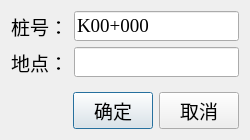
<?xml version="1.0" encoding="UTF-8"?>
<ui version="4.0">
 <class>AddPlaceDialog</class>
 <widget class="QDialog" name="AddPlaceDialog">
  <property name="geometry">
   <rect>
    <x>0</x>
    <y>0</y>
    <width>250</width>
    <height>125</height>
   </rect>
  </property>
  <property name="font">
   <font>
    <family>Times New Roman</family>
    <pointsize>14</pointsize>
   </font>
  </property>
  <property name="windowTitle">
   <string>新增监测点</string>
  </property>
  <property name="windowIcon">
   <iconset resource="../icons.qrc">
    <normaloff>:/icons/plus_round.png</normaloff>:/icons/plus_round.png</iconset>
  </property>
  <layout class="QGridLayout" name="gridLayout">
   <item row="0" column="0">
    <widget class="QLabel" name="label">
     <property name="font">
      <font>
       <family>宋体</family>
       <pointsize>14</pointsize>
      </font>
     </property>
     <property name="text">
      <string>桩号：</string>
     </property>
     <property name="alignment">
      <set>Qt::AlignRight|Qt::AlignTrailing|Qt::AlignVCenter</set>
     </property>
    </widget>
   </item>
   <item row="0" column="1">
    <widget class="QLineEdit" name="lineEdit_placeId">
     <property name="inputMask">
      <string>K99+999;0</string>
     </property>
    </widget>
   </item>
   <item row="1" column="0">
    <widget class="QLabel" name="label_2">
     <property name="text">
      <string>地点：</string>
     </property>
     <property name="alignment">
      <set>Qt::AlignRight|Qt::AlignTrailing|Qt::AlignVCenter</set>
     </property>
    </widget>
   </item>
   <item row="1" column="1">
    <widget class="QLineEdit" name="lineEdit_placeName"/>
   </item>
   <item row="2" column="0" colspan="2">
    <widget class="Line" name="line">
     <property name="lineWidth">
      <number>0</number>
     </property>
     <property name="orientation">
      <enum>Qt::Horizontal</enum>
     </property>
    </widget>
   </item>
   <item row="3" column="0" colspan="2">
    <widget class="QFrame" name="frame">
     <property name="sizePolicy">
      <sizepolicy hsizetype="Preferred" vsizetype="Fixed">
       <horstretch>0</horstretch>
       <verstretch>0</verstretch>
      </sizepolicy>
     </property>
     <property name="lineWidth">
      <number>0</number>
     </property>
     <layout class="QHBoxLayout" name="horizontalLayout_3">
      <property name="leftMargin">
       <number>0</number>
      </property>
      <property name="topMargin">
       <number>0</number>
      </property>
      <property name="rightMargin">
       <number>0</number>
      </property>
      <property name="bottomMargin">
       <number>0</number>
      </property>
      <item>
       <spacer name="horizontalSpacer">
        <property name="orientation">
         <enum>Qt::Horizontal</enum>
        </property>
        <property name="sizeHint" stdset="0">
         <size>
          <width>40</width>
          <height>20</height>
         </size>
        </property>
       </spacer>
      </item>
      <item>
       <widget class="QPushButton" name="pushButton_ok">
        <property name="text">
         <string>确定</string>
        </property>
        <property name="icon">
         <iconset resource="../icons.qrc">
          <normaloff>:/icons/ok_round.png</normaloff>:/icons/ok_round.png</iconset>
        </property>
        <property name="iconSize">
         <size>
          <width>20</width>
          <height>20</height>
         </size>
        </property>
       </widget>
      </item>
      <item>
       <widget class="QPushButton" name="pushButton_cancel">
        <property name="text">
         <string>取消</string>
        </property>
        <property name="icon">
         <iconset resource="../icons.qrc">
          <normaloff>:/icons/cancel_round.png</normaloff>:/icons/cancel_round.png</iconset>
        </property>
        <property name="iconSize">
         <size>
          <width>20</width>
          <height>20</height>
         </size>
        </property>
       </widget>
      </item>
     </layout>
    </widget>
   </item>
  </layout>
 </widget>
 <resources>
  <include location="../icons.qrc"/>
 </resources>
 <connections>
  <connection>
   <sender>pushButton_cancel</sender>
   <signal>clicked()</signal>
   <receiver>AddPlaceDialog</receiver>
   <slot>reject()</slot>
   <hints>
    <hint type="sourcelabel">
     <x>203</x>
     <y>98</y>
    </hint>
    <hint type="destinationlabel">
     <x>124</x>
     <y>62</y>
    </hint>
   </hints>
  </connection>
 </connections>
</ui>
